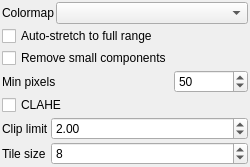
    <widget class="QWidget" name="dockWidgetPostprocessingContents">
     <property name="geometry">
      <rect>
       <x>0</x>
       <y>0</y>
       <width>250</width>
       <height>150</height>
      </rect>
     </property>
     <layout class="QVBoxLayout" name="verticalLayoutPostprocessing">
      <property name="spacing">
       <number>2</number>
      </property>
      <property name="leftMargin">
       <number>2</number>
      </property>
      <property name="topMargin">
       <number>2</number>
      </property>
      <property name="rightMargin">
       <number>2</number>
      </property>
      <property name="bottomMargin">
       <number>2</number>
      </property>
     <item>
      <layout class="QHBoxLayout" name="colormapLayout">
       <item>
        <widget class="QLabel" name="labelBaseColormap">
         <property name="text">
          <string>Colormap</string>
         </property>
        </widget>
       </item>
       <item>
        <widget class="QComboBox" name="baseColormapSelect">
         <property name="sizePolicy">
          <sizepolicy hsizetype="Expanding" vsizetype="Fixed">
           <horstretch>0</horstretch>
           <verstretch>0</verstretch>
          </sizepolicy>
         </property>
        </widget>
       </item>
      </layout>
     </item>
     <item>
      <widget class="QCheckBox" name="chkStretchValuesPost">
       <property name="text">
        <string>Auto-stretch to full range</string>
       </property>
       <property name="toolTip">
        <string>Automatically stretch volume values to 0-255 range</string>
       </property>
      </widget>
     </item>
     <item>
      <layout class="QFormLayout" name="formLayoutPostprocessing">
       <item row="0" column="0">
        <widget class="QCheckBox" name="chkRemoveSmallComponents">
         <property name="text">
          <string>Remove small components</string>
         </property>
         <property name="toolTip">
          <string>Remove connected components with fewer pixels than the threshold</string>
         </property>
        </widget>
       </item>
       <item row="1" column="0">
        <widget class="QLabel" name="lblMinComponentSize">
         <property name="text">
          <string>Min pixels</string>
         </property>
        </widget>
       </item>
       <item row="1" column="1">
        <widget class="QSpinBox" name="spinMinComponentSize">
         <property name="minimum">
          <number>1</number>
         </property>
         <property name="maximum">
          <number>10000</number>
         </property>
         <property name="value">
          <number>50</number>
         </property>
         <property name="toolTip">
          <string>Minimum number of connected pixels to keep</string>
         </property>
        </widget>
       </item>
      </layout>
     </item>
     <item>
      <widget class="QCheckBox" name="chkClaheEnabled">
       <property name="text">
        <string>CLAHE</string>
       </property>
       <property name="toolTip">
        <string>Contrast-Limited Adaptive Histogram Equalization (grayscale only)</string>
       </property>
      </widget>
     </item>
     <item>
      <layout class="QFormLayout" name="formLayoutClahe">
       <item row="0" column="0">
        <widget class="QLabel" name="lblClaheClipLimit">
         <property name="text">
          <string>Clip limit</string>
         </property>
        </widget>
       </item>
       <item row="0" column="1">
        <widget class="QDoubleSpinBox" name="spinClaheClipLimit">
         <property name="minimum">
          <double>0.1</double>
         </property>
         <property name="maximum">
          <double>40.0</double>
         </property>
         <property name="singleStep">
          <double>0.5</double>
         </property>
         <property name="value">
          <double>2.0</double>
         </property>
        </widget>
       </item>
       <item row="1" column="0">
        <widget class="QLabel" name="lblClaheTileSize">
         <property name="text">
          <string>Tile size</string>
         </property>
        </widget>
       </item>
       <item row="1" column="1">
        <widget class="QSpinBox" name="spinClaheTileSize">
         <property name="minimum">
          <number>2</number>
         </property>
         <property name="maximum">
          <number>64</number>
         </property>
         <property name="value">
          <number>8</number>
         </property>
        </widget>
       </item>
      </layout>
     </item>
     <item>
      <spacer name="verticalSpacerPostprocessing">
       <property name="orientation">
        <enum>Qt::Vertical</enum>
       </property>
       <property name="sizeHint" stdset="0">
        <size>
         <width>20</width>
         <height>40</height>
        </size>
       </property>
      </spacer>
     </item>
    </layout>
   </widget>
